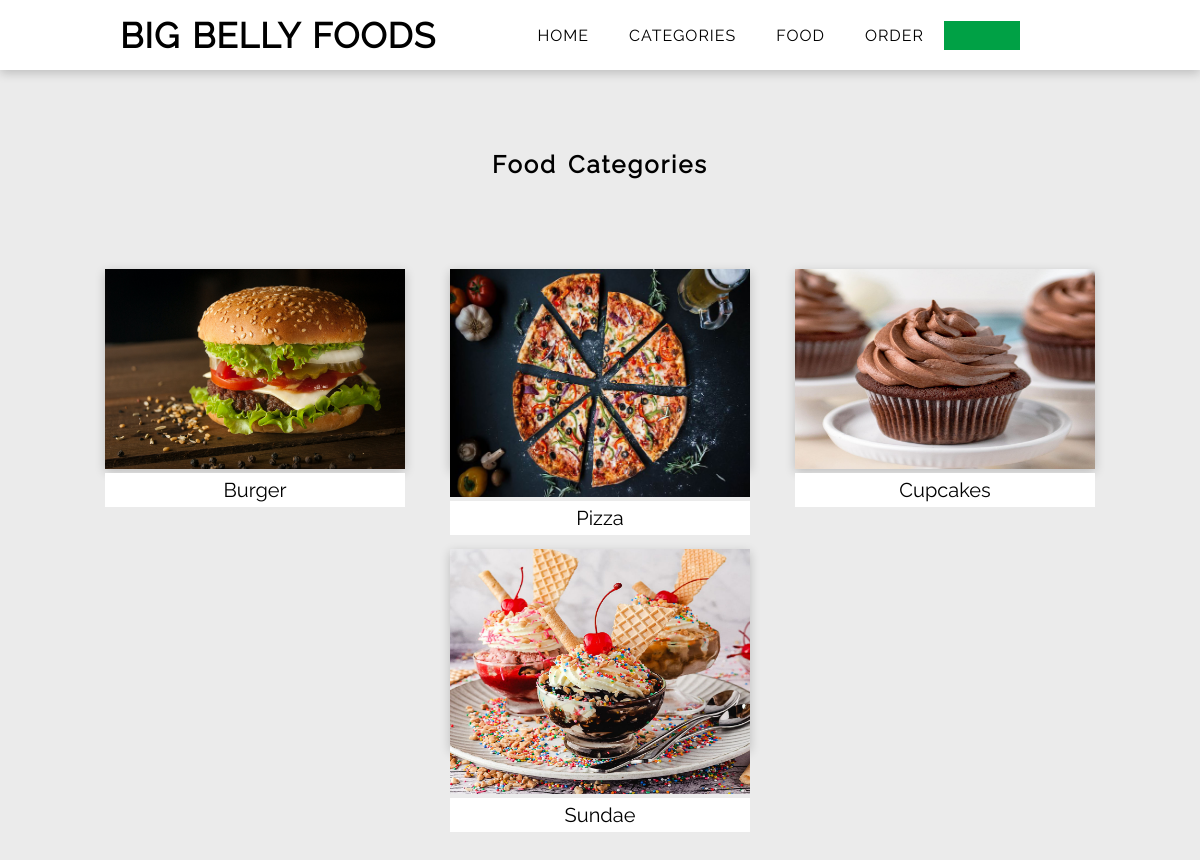
/categories.php, run on the app's committed database.
### tables this page shows
CREATE TABLE category(
  id int NOT NULL PRIMARY KEY,
  title varchar(20) NOT NULL,
  image_name varchar(30) NOT NULL,
  featured varchar(10) NOT NULL,
  active varchar(10) NOT NULL);

### categories.php (the view, shortened to what this page needs)
<?php include "include/nav.php"; ?>
<section class="categories" id="section">
    <div class="wrapper">
        <h2 class=" title-letter-space text-center">Food Categories</h2>
        <div class="box-container text-center">
            <?php
            $sql = "select * from category where active='Yes'";
            $res = mysqli_query($conn, $sql);
            $count = mysqli_num_rows($res);
            if ($count > 0) {
                while ($row = mysqli_fetch_assoc($res)) {
                    $id = $row['id'];
                    $title = $row['title'];
                    $imagename = $row['image_name'];
            ?>
                    <a href="<?php echo INDEXPAGE; ?>category-foods.php?category_id=<?php echo $id; ?>">
                        <div class="box">
                            <div class="img">
                                <img src="<?php echo INDEXPAGE; ?>images/category/<?php echo $imagename; ?>" alt="">
                            </div>
                            <p><?php echo $title; ?></p>
                        </div>
                    </a>
                <?php   } ?>
            <?php
            }else if($count == 0){
                echo "<div class='break'><h1>Coming Soon</h1>
                <div class='btn-home text-center'>
                    <a href='http://localhost/dbms/index.php'>Go to Home</a>
                    </div></div>";
            }
            ?>

### css/main.css (style rules this page uses)
* { margin: 0; padding: 0; box-sizing: border-box; scroll-behavior: smooth; user-select: none; }
:root { --primary-color: #00a145; --secondary-color: #dfe4ea; --btn-primary-color: #44bd32; --btn-danger-color: #eb2f06; --btn-add-color: #4a69bd; }
body { font-family: "raleway-regular"; background-color: #f7f7f7; font-size: 16px; }
.text-center { text-align: center; }
.title-letter-space { letter-spacing: 2px; word-spacing: 3px; }
.wrapper { width: 90%; margin: 0 auto; }
.categories { background-color: #ebebeb; }
.categories a { text-decoration: none; color: black; }
.categories h2 { padding: 50px 0; }
.categories .box-container { display: flex; flex-grow: 1; flex-basis: 100px; justify-content: space-evenly; padding-bottom: 100px; flex-wrap: wrap; }
.box { width: 300px; height: 200px; box-shadow: 0 3px 10px rgb(0 0 0 / 0.2); margin: 40px 0; }
.box img { height: 100%; width: 100%; }
.box p { background-color: #ffffff; padding: 5px 0; font-size: 20px; }
.box .img { overflow: hidden; }
#section { padding-top: 100px; }

### data on the page
category: image_name (picture), title "Burger"
category: image_name (picture), title "Pizza"
category: image_name (picture), title "Cupcakes"
category: image_name (picture), title "Sundae"
